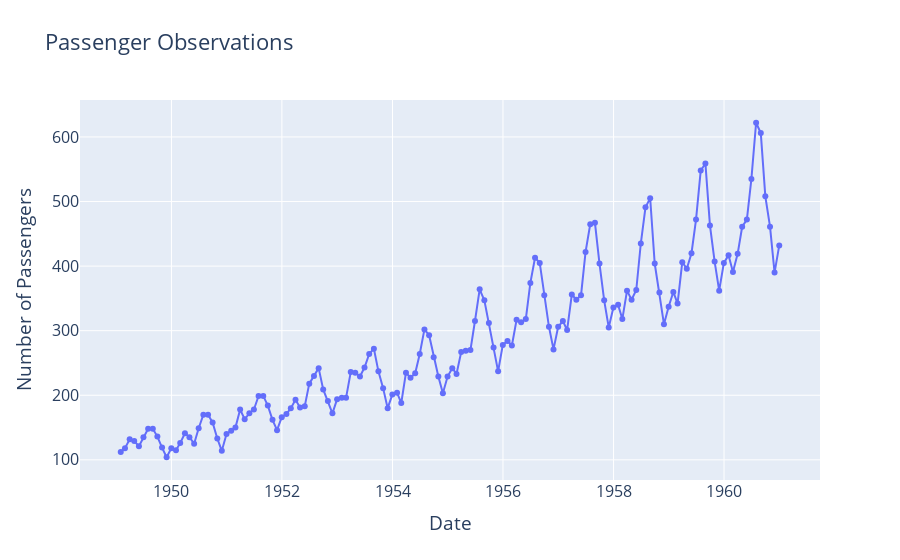

Notebook code for this chart:
### Code cell
fig = px.line(df_PAX, x=df_PAX.index, y="value", markers=True, title="Passenger Observations")

fig.update_layout(
    xaxis_title="Date",
    yaxis_title="Number of Passengers",
    font=dict(size=16),
    showlegend=True
)

fig.show()

### Figure 1 — Plotly figure (JSON) as saved in the notebook; plotly's stock layout.template omitted (floating-point values rounded to 4 significant figures; data arrays with more than 128 entries replaced by an {"elided": "..."} marker saying what was removed)
{"data": [{"hovertemplate": "Month=%{x}<br>value=%{y}<extra></extra>", "legendgroup": "", "line": {"color": "#636efa", "dash": "solid"}, "marker": {"symbol": "circle"}, "mode": "lines+markers", "name": "", "orientation": "v", "showlegend": false, "type": "scatter", "x": {"elided": "144 str values"}, "xaxis": "x", "y": {"elided": "144 int values"}, "yaxis": "y"}], "layout": {"font": {"size": 16}, "legend": {"tracegroupgap": 0}, "showlegend": true, "title": {"text": "Passenger Observations"}, "xaxis": {"anchor": "y", "domain": [0, 1], "title": {"text": "Date"}}, "yaxis": {"anchor": "x", "domain": [0, 1], "title": {"text": "Number of Passengers"}}}}
